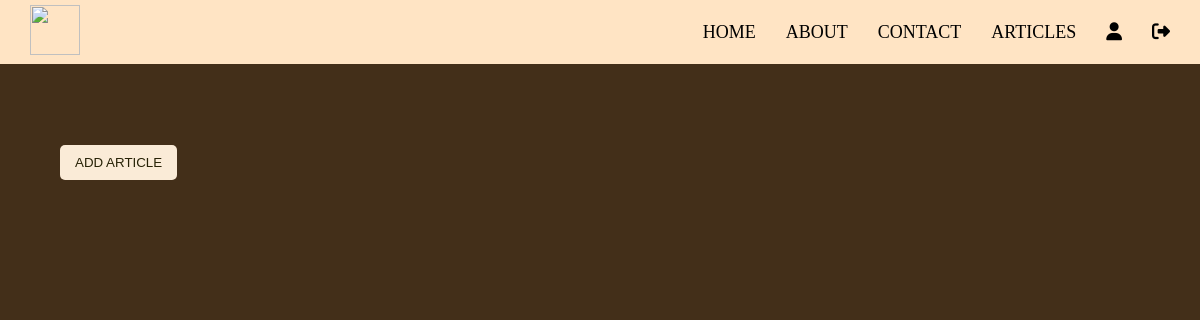
/dashboard (signed in), run on an earlier commit of the app's database.
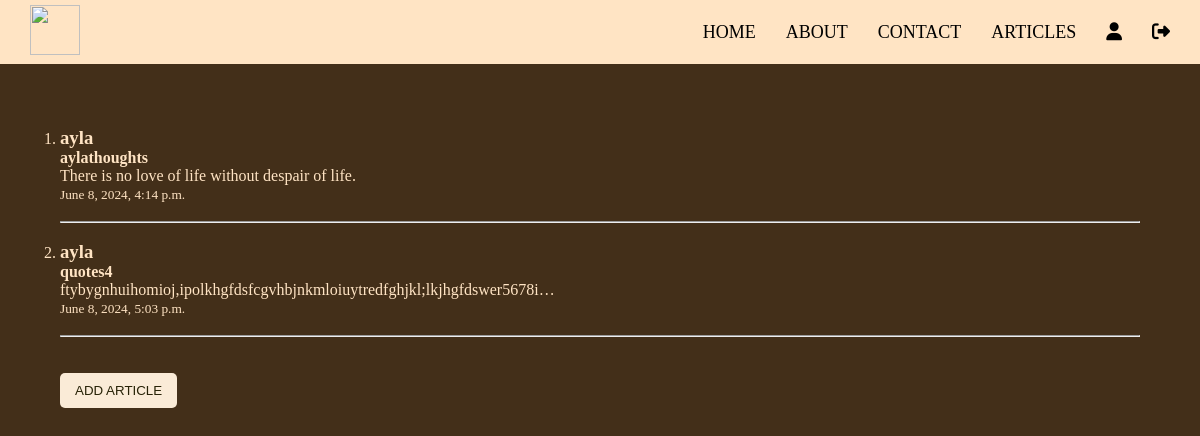
And on a later commit of the database.
### article/models.py (models this page shows, shortened)
class Article(models.Model):
    author = models.ForeignKey("auth.User", on_delete=models.CASCADE)
    title = models.CharField(max_length=150)
    content = models.TextField(max_length=500)
    created_date = models.DateTimeField(auto_now_add=True)

### article/views.py (the view)
# urls.py: path("dashboard", dashboard, name="dashboard"),
def dashboard(request):
    articles = Article.objects.filter(author = request.user)
    return render(request, "dashboard.html", {'articles' : articles})

### templates/dashboard.html (shortened to what this page needs)
{% extends "base.html" %}
{% block body %}
{% if request.user.is_authenticated %}
 <div class="user_info">
 </div>
{% else %}
<div class="user_info">
  <h2>Daxil olmamısınız.</h2>
 </div>
{% endif %}
<div class="articles">
   <ul>
       {% for article in articles %}
           <li>
               <h3>{{article.author}}</h3>
               <h4><a href="{% url 'article_detail' article.id %}">{{article.title}}</a></h4>
                <p>{{article.content|safe|truncatechars:70}}</p>
               <small>{{article.created_date}}</small>
               <br>
           </li>
           <br>
           <hr>
           <br>
       {% endfor %}
   </ul>
</div>
<br>
<a href="{% url 'add_article' %}"><button class="btn">ADD ARTICLE</button></a>
{% endblock body %}

What changed in the data, as far as the page shows it:
added Article: author "ayla", title "aylathoughts", content "There is no love of life without despair of life.", created_date "June 8, 2024, 4:14 p.m."
added Article: author "ayla", title "quotes4", content "ftybygnhuihomioj,ipolkhgfdsfcgvhbjnkmloiuytredfghjkl;lkjhgfdswer5678i…", created_date "June 8, 2024, 5:03 p.m."
